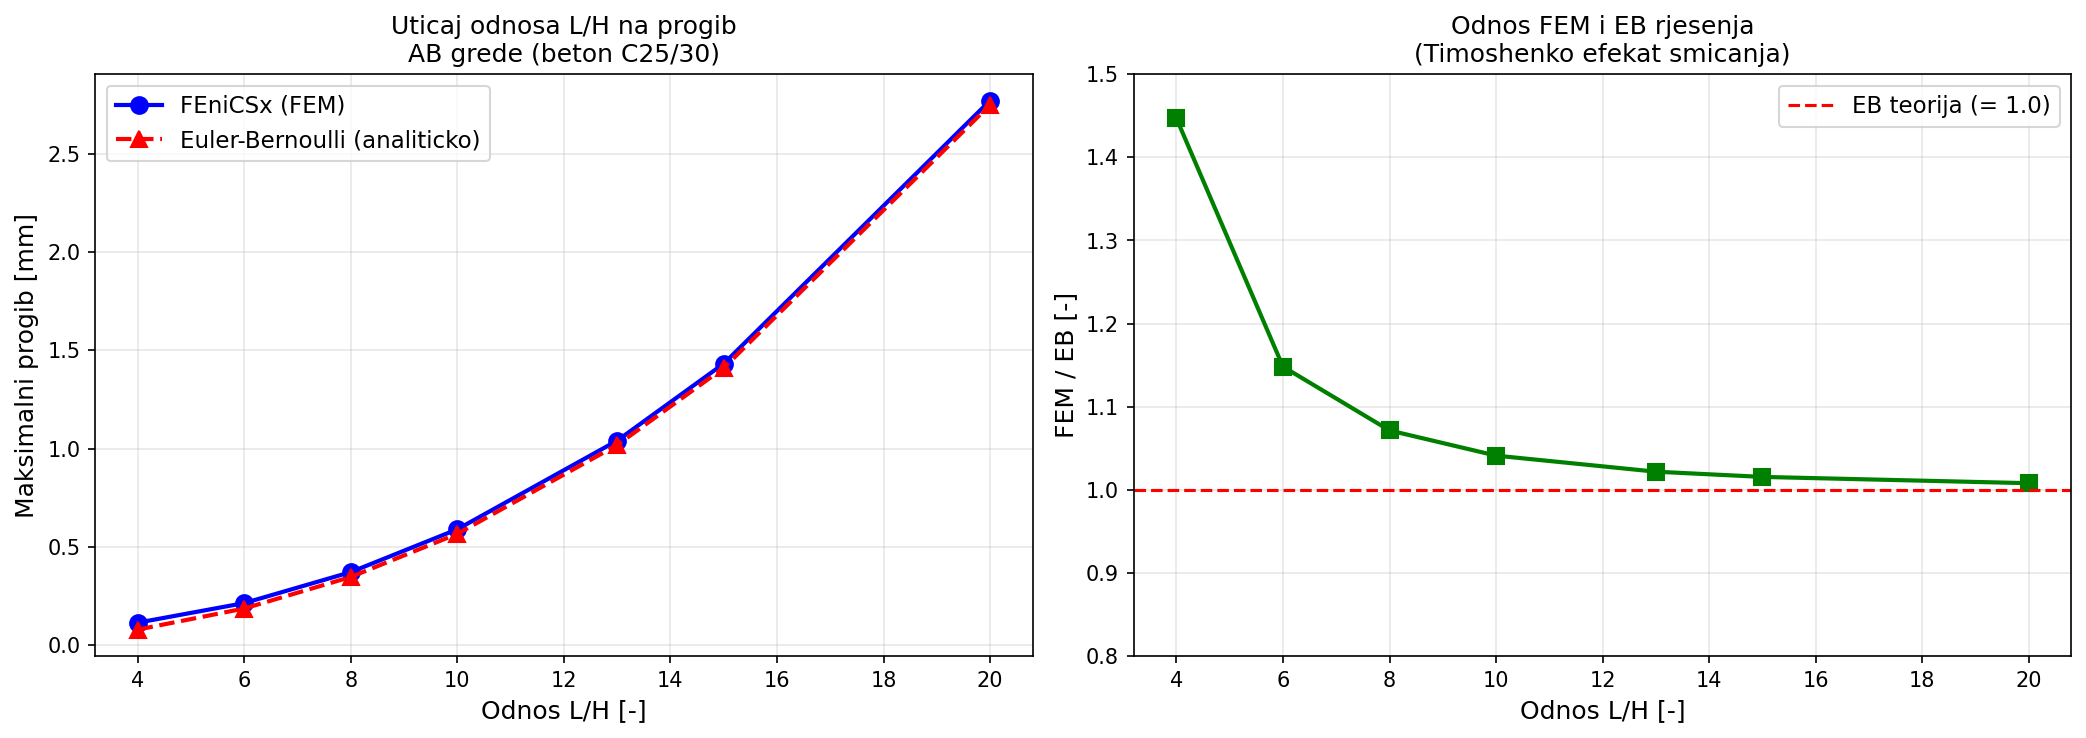

Reproduce this figure in Python.
"""
PROSTA GREDA - ANALIZA UTICAJA ODNOSA L/H
==========================================
Ispituje kako odnos raspon/visina (L/H) utice na:
  - Maksimalni progib (FEM vs Euler-Bernoulli)
  - Znacajnost smicajnih deformacija (Timoshenko efekat)

Geometrija: 2D ravninski napon (plane stress)
Materijal:  Beton C25/30
Oslanjanje: Prosta greda (pin-roller)
"""

import numpy as np
import matplotlib.pyplot as plt
from mpi4py import MPI
from dolfinx import mesh, fem
from dolfinx.fem import functionspace, dirichletbc
from dolfinx.fem.petsc import LinearProblem
from dolfinx.mesh import create_rectangle, CellType, locate_entities_boundary
import ufl
from ufl import dx, inner, grad, sym, Identity, tr

# ============================================================
# MATERIJALNE KARAKTERISTIKE - Beton C25/30
# ============================================================
E   = 31e9   # Modul elasticnosti [Pa]
nu  = 0.2    # Poissonov koeficijent [-]
rho = 2500.0 # Gustina betona [kg/m3]
g   = 9.81   # Gravitacijsko ubrzanje [m/s2]

lam    = E * nu / ((1 + nu) * (1 - 2*nu))
mu     = E / (2 * (1 + nu))
lam_ps = 2 * lam * mu / (lam + 2 * mu)  # korekcija plane stress


# ============================================================
# TENZORI
# ============================================================
def epsilon(u):
    return sym(grad(u))

def sigma(u):
    return lam_ps * tr(epsilon(u)) * Identity(len(u)) + 2 * mu * epsilon(u)


# ============================================================
# POMOCNE FUNKCIJE ZA BC
# ============================================================
def dofs_tacka(domain, V_sub, marker_fn):
    vertices = locate_entities_boundary(domain, 0, marker_fn)
    return fem.locate_dofs_topological(V_sub, 0, vertices)


# ============================================================
# FUNKCIJA ZA MODELIRANJE
# ============================================================
def modeliraj_prostu_gredu(L, H, nx, ny):
    """
    Modelira prostu gredu sa:
      - Vlastitom tezinom (zapreminska sila)
      - Stalnim + korisnim opterecenjem na gornjoj ivici
    Vraca maksimalni vertikalni pomak.
    """
    domain = create_rectangle(
        MPI.COMM_WORLD,
        [np.array([0.0, 0.0]), np.array([L, H])],
        [nx, ny],
        CellType.triangle
    )

    V   = functionspace(domain, ("Lagrange", 2, (domain.geometry.dim,)))
    tol = 1e-10

    def lijevi_ugao(x):
        return np.logical_and(np.abs(x[0]) < tol, np.abs(x[1]) < tol)

    def desni_ugao(x):
        return np.logical_and(np.abs(x[0] - L) < tol, np.abs(x[1]) < tol)

    def gornja_ivica(x):
        return np.abs(x[1] - H) < tol

    zero = fem.Constant(domain, 0.0)
    bcs  = [
        dirichletbc(zero, dofs_tacka(domain, V.sub(0), lijevi_ugao), V.sub(0)),
        dirichletbc(zero, dofs_tacka(domain, V.sub(1), lijevi_ugao), V.sub(1)),
        dirichletbc(zero, dofs_tacka(domain, V.sub(1), desni_ugao),  V.sub(1)),
    ]

    # --- Opterecenje ---
    fdim       = domain.topology.dim - 1
    facets_top = np.sort(locate_entities_boundary(domain, fdim, gornja_ivica))
    facet_tags = mesh.meshtags(
        domain, fdim,
        facets_top, np.full(len(facets_top), 1, dtype=np.int32)
    )
    ds_top = ufl.Measure("ds", domain=domain,
                         subdomain_data=facet_tags, subdomain_id=1)

    u = ufl.TrialFunction(V)
    v = ufl.TestFunction(V)

    # Vlastita tezina kao zapreminska sila
    f_vol = fem.Constant(domain, np.array([0.0, -rho * g]))

    # Stalno (2 kN/m2) + korisno (2 kN/m2) na gornjoj ivici
    q_ukupno = 4000.0   # Pa
    T = fem.Constant(domain, np.array([0.0, -q_ukupno]))

    a      = inner(sigma(u), epsilon(v)) * dx
    L_form = inner(f_vol, v) * dx + inner(T, v) * ds_top

    problem = LinearProblem(a, L_form, bcs=bcs,
                            petsc_options_prefix="lh_",
                            petsc_options={"ksp_type": "preonly", "pc_type": "lu"})
    uh = problem.solve()

    u_vals = uh.x.array.reshape(-1, 2)
    max_uy = np.min(u_vals[:, 1])

    return abs(max_uy)


# ============================================================
# ANALIZA ZA RAZLICITE L/H ODNOSE
# ============================================================
print("=" * 65)
print("ANALIZA UTICAJA ODNOSA L/H - PROSTA AB GREDA")
print("=" * 65)
print(f"  Materijal: Beton C25/30  (E = {E/1e9} GPa)")
print(f"  Fiksni raspon: L = 6.0 m")
print(f"  Opterecenje:   vlastita tezina + 4.0 kN/m2")
print("=" * 65)
print(f"  {'L/H':>4}  {'H [cm]':>7}  {'FEM [mm]':>10}  {'EB [mm]':>10}  {'FEM/EB':>7}")
print("-" * 65)

L_fiksno = 6.0        # Fiksni raspon [m]
b        = 0.30       # Sirina presjeka [m]
odnosi   = [4, 6, 8, 10, 13, 15, 20]  # L/H odnosi

rezultati_fem = []
rezultati_EB  = []

q_ukupno = 4000.0   # Pa (stalno + korisno)

for r in odnosi:
    H_i  = L_fiksno / r
    nx_i = max(30, int(60 * r / 10))
    ny_i = 10

    # FEM rezultat
    max_uy = modeliraj_prostu_gredu(L_fiksno, H_i, nx_i, ny_i)
    rezultati_fem.append(max_uy * 1000)   # mm

    # Euler-Bernoulli analiticka vrijednost:
    # delta = 5 * q_line * L^4 / (384 * E * I)
    I        = b * H_i**3 / 12.0
    q_line   = q_ukupno * b + rho * g * b * H_i   # N/m
    delta_EB = 5 * q_line * L_fiksno**4 / (384 * E * I)
    rezultati_EB.append(delta_EB * 1000)   # mm

    print(f"  {r:>4}  {H_i*100:>7.1f}  {max_uy*1000:>10.3f}  "
          f"{delta_EB*1000:>10.3f}  {max_uy/delta_EB:>7.3f}")

print("=" * 65)


# ============================================================
# GRAFICKI PRIKAZ
# ============================================================
fig, (ax1, ax2) = plt.subplots(1, 2, figsize=(14, 5))

# Graf 1: Progib
ax1.plot(odnosi, rezultati_fem, 'bo-',  linewidth=2, markersize=8,
         label='FEniCSx (FEM)')
ax1.plot(odnosi, rezultati_EB,  'r^--', linewidth=2, markersize=8,
         label='Euler-Bernoulli (analiticko)')
ax1.set_xlabel('Odnos L/H [-]', fontsize=12)
ax1.set_ylabel('Maksimalni progib [mm]', fontsize=12)
ax1.set_title('Uticaj odnosa L/H na progib\nAB grede (beton C25/30)', fontsize=12)
ax1.legend(fontsize=11)
ax1.grid(True, alpha=0.3)

# Graf 2: Omjer FEM/EB
omjer = [f / e for f, e in zip(rezultati_fem, rezultati_EB)]
ax2.plot(odnosi, omjer, 'gs-', linewidth=2, markersize=8)
ax2.axhline(y=1.0, color='red', linestyle='--', linewidth=1.5,
            label='EB teorija (= 1.0)')
ax2.set_xlabel('Odnos L/H [-]', fontsize=12)
ax2.set_ylabel('FEM / EB [-]', fontsize=12)
ax2.set_title('Odnos FEM i EB rjesenja\n(Timoshenko efekat smicanja)', fontsize=12)
ax2.legend(fontsize=11)
ax2.grid(True, alpha=0.3)
ax2.set_ylim([0.8, 1.5])

plt.tight_layout()
plt.savefig('greda_LH_omjer.png', dpi=150, bbox_inches='tight')
print("\nGrafik sacuvan: greda_LH_omjer.png")
plt.show()

print("""
ZAKLJUCAK:
  L/H < 6  -> Debela greda: smicanje bitno, FEM > EB
  L/H 6-10 -> Prelazna zona
  L/H > 10 -> Tanka greda: FEM ≈ EB (smicanje zanemarivo)

  Za nasu AB gredu (L/H = 13.3):
  FEM i EB se dobro slazu -> smicanje nije dominantno.
  FEniCSx automatski ukljucuje smicajne deformacije!
""")
